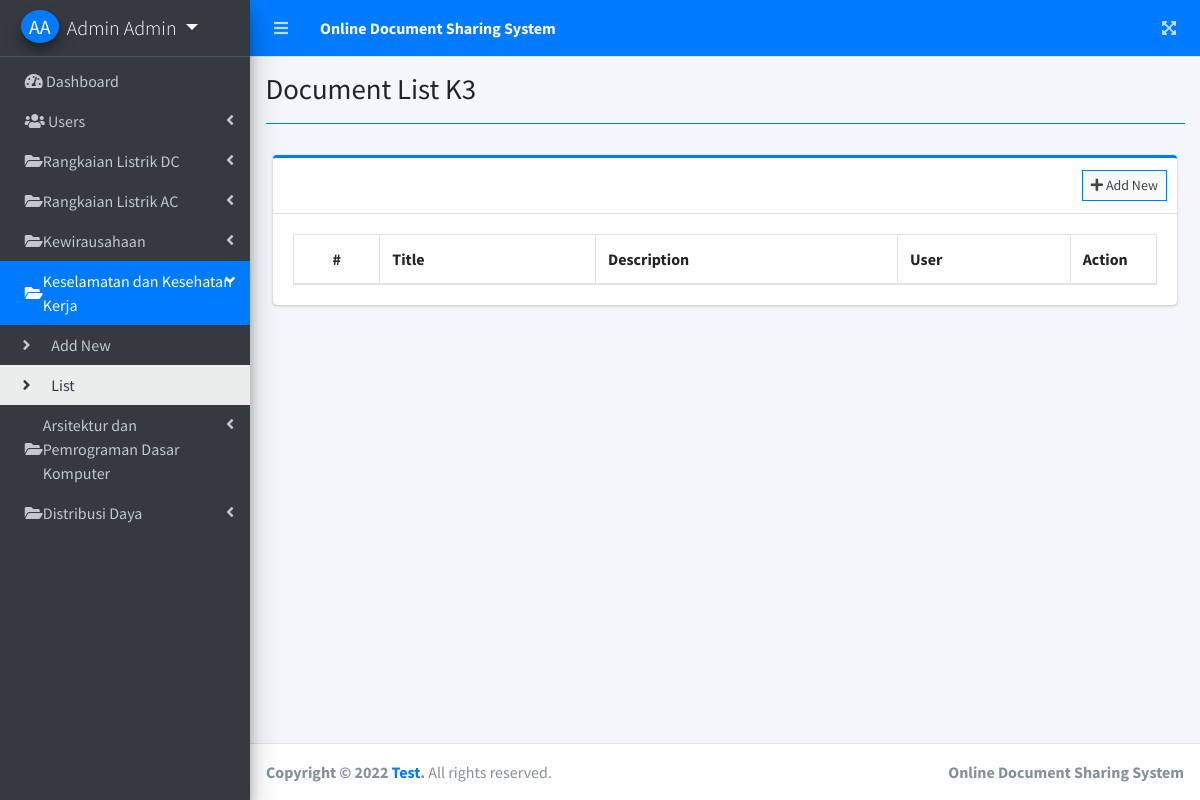
The page /index.php?page=document_list_k3 (signed in) on the database as committed earlier.
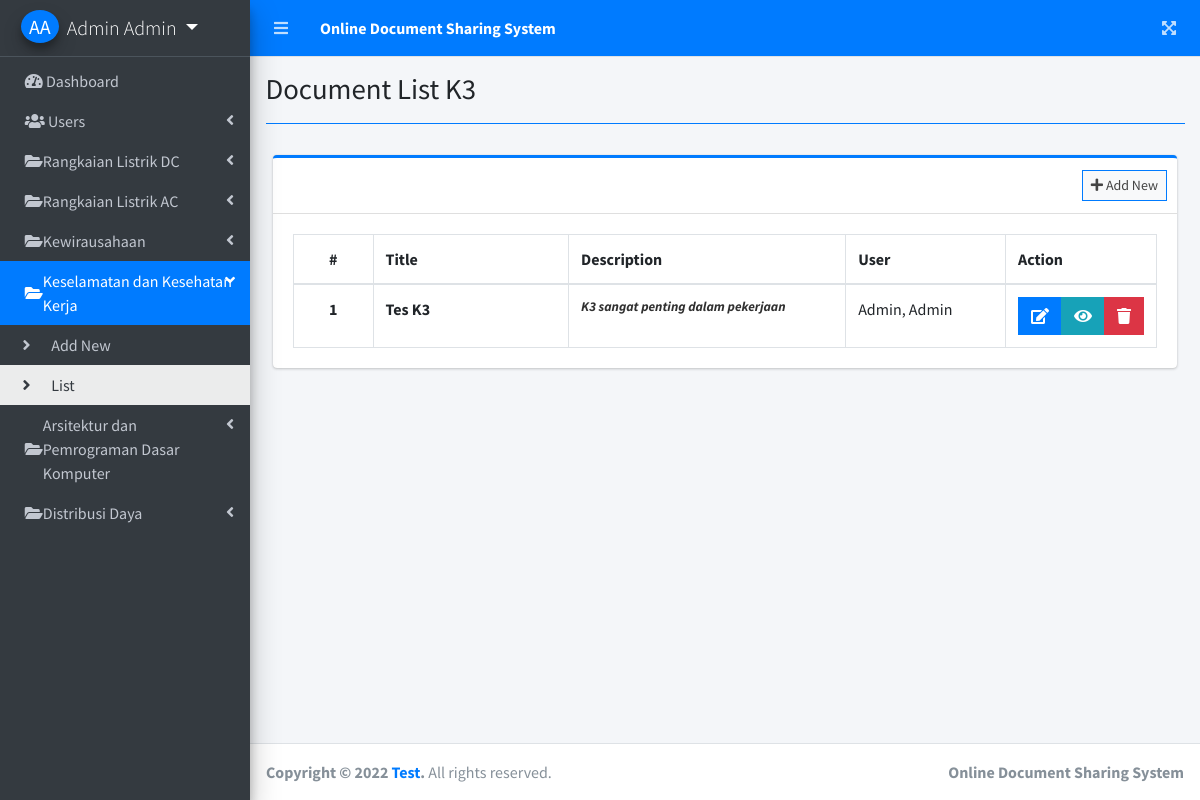
The same page on the database as committed later.
### tables this page shows
CREATE TABLE `k3` (
  `id` int(11) NOT NULL,
  `title` varchar(255) NOT NULL,
  `description` text NOT NULL,
  `file_json` text NOT NULL,
  `user_id` int(30) NOT NULL,
  `date_created` datetime NOT NULL DEFAULT current_timestamp()
);

### document_list_k3.php (the view, shortened to what this page needs)
<?php include'db_connect.php' ?>
<div class="col-lg-12">
	<div class="card card-outline card-primary">
		<div class="card-header">
			<div class="card-tools">
				<a class="btn btn-block btn-sm btn-default btn-flat border-primary" href="./index.php?page=new_document_k3"><i class="fa fa-plus"></i> Add New</a>
			</div>
		</div>
		<div class="card-body">
			<table class="table tabe-hover table-bordered" id="list">
			     <?php if($_SESSION['login_type'] == 1 ): ?>
				<colgroup>
					<col width="10%">
					<col width="25%">
					<col width="35%">
					<col width="20%">
					<col width="10%">
				</colgroup>
			    <?php endif; ?>
				<thead>
					<tr>
						<th class="text-center">#</th>
						<th>Title</th>
						<th>Description</th>
					     <?php if($_SESSION['login_type'] == 1 ): ?>
						<th>User</th>
					    <?php endif; ?>
						<th>Action</th>
					</tr>
				</thead>
				<tbody>
					<?php
					$i = 1;
					$where = '';
					if($_SESSION['login_type'] == 1 ):
					$user = $conn->query("SELECT * FROM users where id in (SELECT user_id FROM k3) ");
					while($row = $user->fetch_assoc()){
						$uname[$row['id']] = ucwords($row['lastname'].', '.$row['firstname'].' '.$row['middlename']);
					}
					else:
						$where = " where user_id = '{$_SESSION['login_id']}' ";
					endif;
					$qry = $conn->query("SELECT * FROM k3 $where order by unix_timestamp(date_created) desc ");
					while($row= $qry->fetch_assoc()):
						$trans = get_html_translation_table(HTML_ENTITIES,ENT_QUOTES);
						unset($trans["\""], $trans["<"], $trans[">"], $trans["<h2"]);
						$desc = strtr(html_entity_decode($row['description']),$trans);
						$desc=str_replace(array("<li>","</li>"), array("",", "), $desc);
					?>
					<tr>
						<th class="text-center"><?php echo $i++ ?></th>
						<td><b><?php echo ucwords($row['title']) ?></b></td>
						<td><b class="truncate"><?php echo strip_tags($desc) ?></b></td>
						  <?php if($_SESSION['login_type'] == 1 ): ?>
						<td><?php echo isset($uname[$row['user_id']]) ? $uname[$row['user_id']] : "Deleted User" ?></td>
					    <?php endif; ?>
						<td class="text-center">
		                    <div class="btn-group">
		                        <a href="./index.php?page=edit_document_k3&id=<?php echo $row['id'] ?>" class="btn btn-primary btn-flat">
		                          <i class="fas fa-edit"></i>
		                        </a>
		                        <a  href="./index.php?page=view_document_k3&id=<?php echo md5($row['id']) ?>" class="btn btn-info btn-flat">
		                          <i class="fas fa-eye"></i>
		                        </a>
		                        <button type="button" class="btn btn-danger btn-flat delete_file_k3" data-id="<?php echo $row['id'] ?>">
		                          <i class="fas fa-trash"></i>
		                        </button>
	                      </div>
						</td>
					</tr>
				<?php endwhile; ?>
				</tbody>
			</table>
		</div>
	</div>
</div>

Rows that differ between the two databases and show on the page:
added k3: title "Tes K3", description "K3 sangat penting dalam pekerjaan", user "Admin, Admin"
